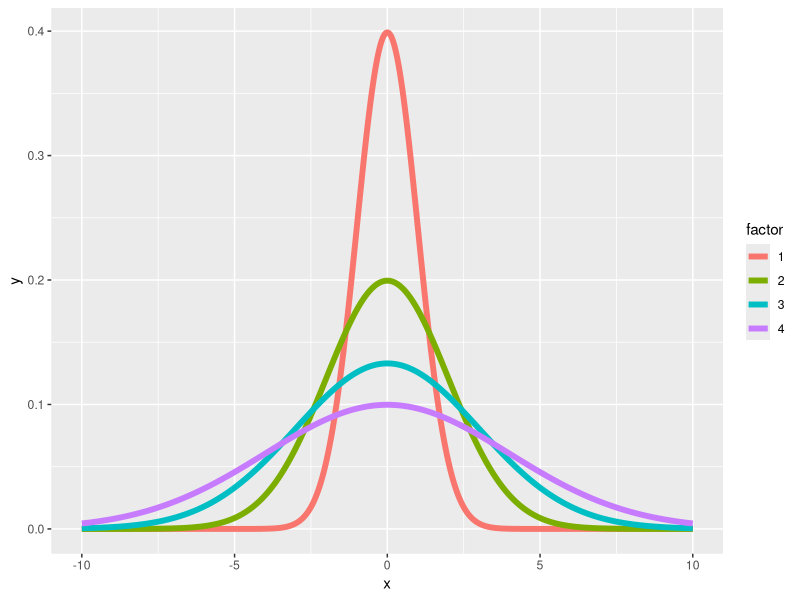
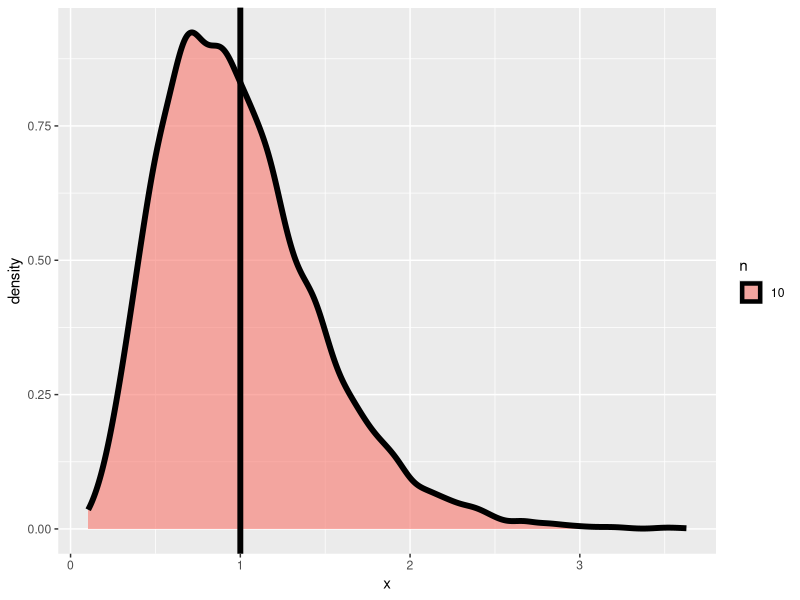
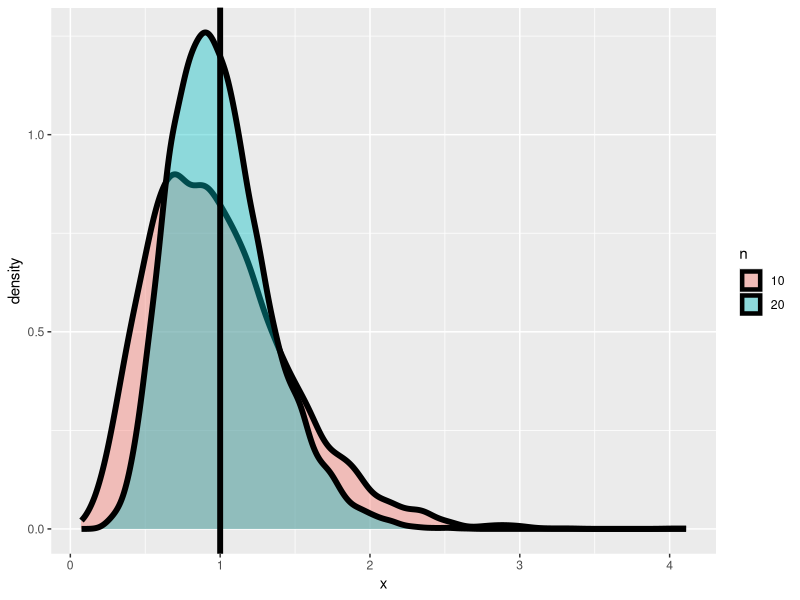
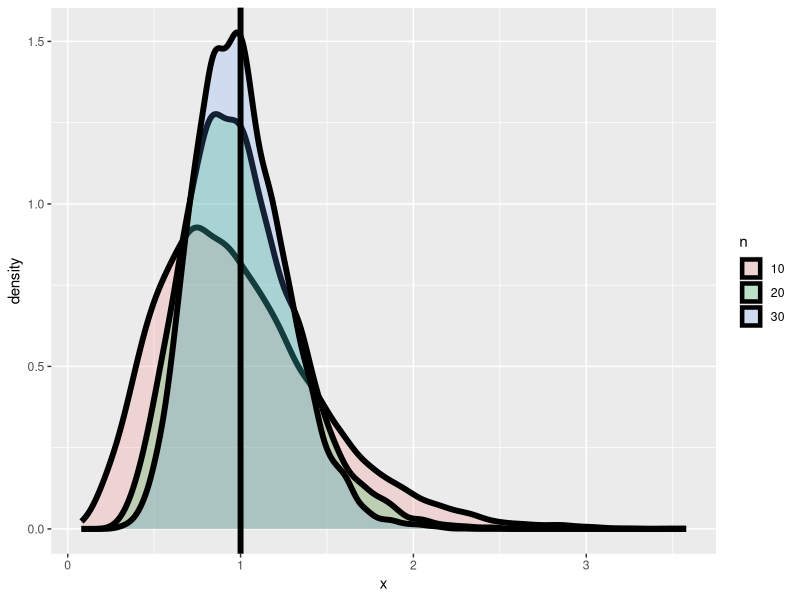

Here is the R script that generated these plots, in order:
## ---- chunk 1
knitr::opts_chunk$set(warning = FALSE, message = FALSE, echo = TRUE)
## ---- chunk 2
library(ggplot2)
library(scales)
library(scales)
library(lattice)
library(stringr)
library(grid)
## ---- chunk 3
dice_fair <- c(1/6,1/6,1/6,1/6,1/6,1/6)
dice_high <- c(1/21,2/21,3/21,4/21,5/21,6/21)
dice_low <- c(6/21,5/21,4/21,3/21,2/21,1/21)
expect_dice <- function(pmf){ mu <- 0; for (i in 1:6) mu <- mu + i*pmf[i]; mu}
dice_sqr <- c(1,4,9,16,25,36)
edh <- expect_dice(dice_high)
edl <- expect_dice(dice_low)
nsim <- 1000
samsz <- 10
## ---- chunk 4
dice_sqr
## ---- chunk 5
ex2_fair <- sum(dice_fair * dice_sqr)
## ---- chunk 6
ex2_fair - 3.5^2
## ---- chunk 7
sum(dice_high * dice_sqr) - edh^2
## ---- chunk 8
xvals <- seq(-10, 10, by = .01)
dat <- data.frame(
  y = c(
    dnorm(xvals, mean = 0, sd = 1),
    dnorm(xvals, mean = 0, sd = 2),
    dnorm(xvals, mean = 0, sd = 3),
    dnorm(xvals, mean = 0, sd = 4)
  ),
  x = rep(xvals, 4),
  factor = factor(rep(1 : 4, rep(length(xvals), 4)))
)
g <- ggplot(dat, aes(x = x, y = y, color = factor)) + geom_line(size = 2)    
print(g)
## ---- chunk 9
nosim <- 10000; 
dat <- data.frame(
  x = c(apply(matrix(rnorm(nosim * 10), nosim), 1, var)),
  n = factor(rep(c("10"), c(nosim))) 
)
g <- ggplot(dat, aes(x = x, fill = n)) + geom_density(size = 2, alpha = .6) + geom_vline(xintercept = 1, size = 2) 
print(g)
## ---- chunk 10
dat <- data.frame(
  x = c(apply(matrix(rnorm(nosim * 10), nosim), 1, var),
        apply(matrix(rnorm(nosim * 20), nosim), 1, var)),
  n = factor(rep(c("10", "20"), c(nosim, nosim))) 
)
g <- ggplot(dat, aes(x = x, fill = n)) + geom_density(size = 2, alpha = .4) + geom_vline(xintercept = 1, size = 2) 
print(g)
## ---- chunk 11
dat <- data.frame(
  x = c(apply(matrix(rnorm(nosim * 10), nosim), 1, var),
        apply(matrix(rnorm(nosim * 20), nosim), 1, var),
        apply(matrix(rnorm(nosim * 30), nosim), 1, var)),
  n = factor(rep(c("10", "20", "30"), c(nosim, nosim, nosim))) 
)
g <- ggplot(dat, aes(x = x, fill = n)) + geom_density(size = 2, alpha = .2) + geom_vline(xintercept = 1, size = 2) 
print(g)
## ---- chunk 12
sd(apply(matrix(rnorm(10000),1000),1,mean))
## ---- chunk 13
1/sqrt(10)
## ---- chunk 14
1/sqrt(120)
## ---- chunk 15
sd(apply(matrix(runif(10000),1000),1,mean))
## ---- chunk 16
2/sqrt(10)
## ---- chunk 17
sd(apply(matrix(rpois(10000,4),1000),1,mean))
## ---- chunk 18
1/(2 * sqrt(10))
## ---- chunk 19
sd(apply(matrix(sample(0:1,10000,TRUE),1000),1,mean))
